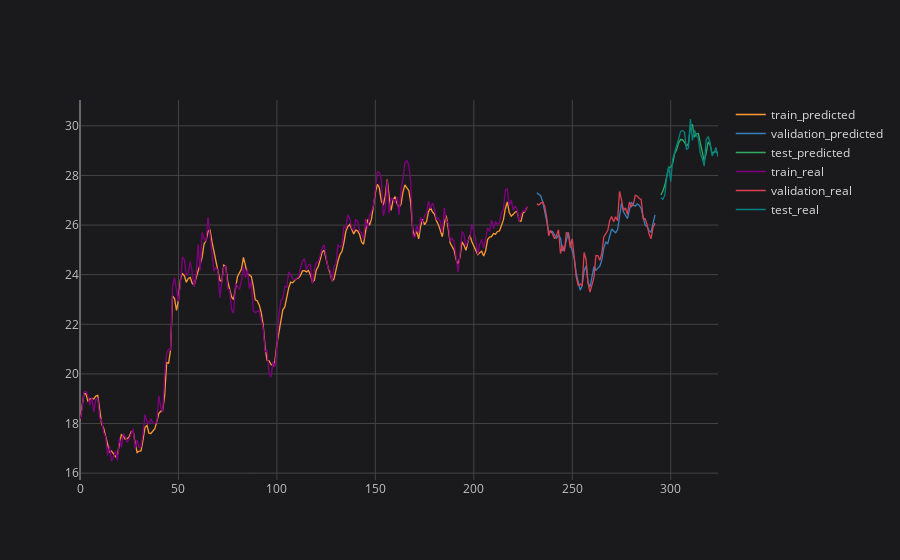

The notebook cell this image was saved under:
### Code cell
# plotting final result
plot_ticker = 'PETR4'
plot_feature = 'Adj Close'

pd.DataFrame.from_dict(final_prediction_results[plot_ticker][plot_feature]).iplot(title=f'{plot_ticker} {plot_feature} {plot_imf}', layout=space)

### Figure 1 — Plotly figure (JSON) as saved in the notebook; plotly's stock layout.template omitted (floating-point values rounded to 4 significant figures; data arrays with more than 128 entries replaced by an {"elided": "..."} marker saying what was removed)
{"data": [{"line": {"color": "rgba(255, 153, 51, 1.0)", "dash": "solid", "shape": "linear", "width": 1.3}, "mode": "lines", "name": "train_predicted", "text": "", "type": "scatter", "x": {"elided": "325 int values"}, "y": {"elided": "325 mixed values"}}, {"line": {"color": "rgba(55, 128, 191, 1.0)", "dash": "solid", "shape": "linear", "width": 1.3}, "mode": "lines", "name": "validation_predicted", "text": "", "type": "scatter", "x": {"elided": "325 int values"}, "y": {"elided": "325 mixed values"}}, {"line": {"color": "rgba(50, 171, 96, 1.0)", "dash": "solid", "shape": "linear", "width": 1.3}, "mode": "lines", "name": "test_predicted", "text": "", "type": "scatter", "x": {"elided": "325 int values"}, "y": {"elided": "325 mixed values"}}, {"line": {"color": "rgba(128, 0, 128, 1.0)", "dash": "solid", "shape": "linear", "width": 1.3}, "mode": "lines", "name": "train_real", "text": "", "type": "scatter", "x": {"elided": "325 int values"}, "y": {"elided": "325 mixed values"}}, {"line": {"color": "rgba(219, 64, 82, 1.0)", "dash": "solid", "shape": "linear", "width": 1.3}, "mode": "lines", "name": "validation_real", "text": "", "type": "scatter", "x": {"elided": "325 int values"}, "y": {"elided": "325 mixed values"}}, {"line": {"color": "rgba(0, 128, 128, 1.0)", "dash": "solid", "shape": "linear", "width": 1.3}, "mode": "lines", "name": "test_real", "text": "", "type": "scatter", "x": {"elided": "325 int values"}, "y": {"elided": "325 mixed values"}}], "layout": {"legend": {"bgcolor": "#1A1A1C", "font": {"color": "#D9D9D9", "size": 12}}, "paper_bgcolor": "#1A1A1C", "plot_bgcolor": "#1A1A1C", "title": {"font": {"color": "#D9D9D9"}, "x": 0.5}, "xaxis": {"gridcolor": "#434343", "showgrid": true, "tickfont": {"color": "#C2C2C2", "size": 12}, "title": {"font": {"color": "#D9D9D9"}}, "zerolinecolor": "#666570"}, "yaxis": {"gridcolor": "#434343", "showgrid": true, "tickfont": {"color": "#C2C2C2", "size": 12}, "title": {"font": {"color": "#D9D9D9"}}, "zerolinecolor": "#666570"}}}
